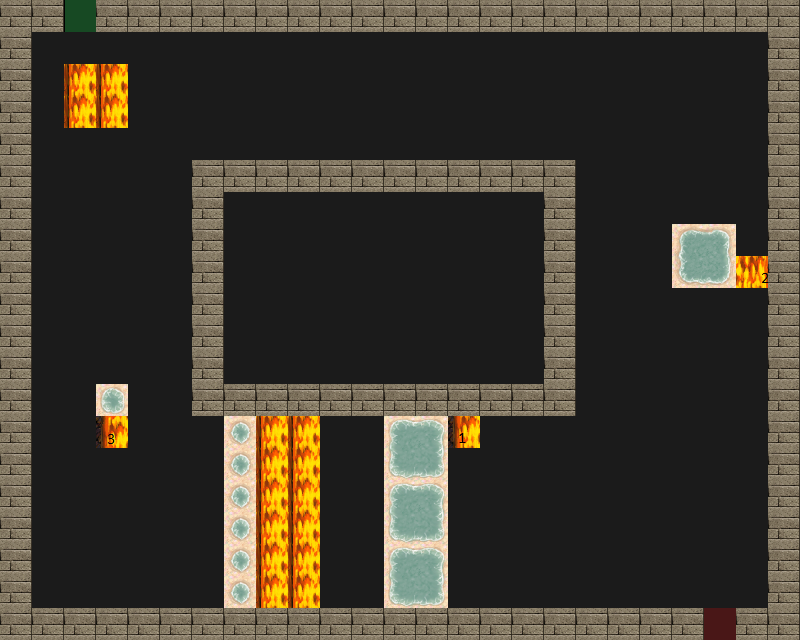

Tiled map render using the project's own tile images. Description and the whole map definition, tile-layer contents included, below:
An orthogonal 25x20 tile map with 32x32 px tiles, 4 tile layers (Road, Trap, Wall, Utility), 4 tilesets.

<map version="1.0" tiledversion="1.1.5" orientation="orthogonal" renderorder="right-down" width="25" height="20" tilewidth="32" tileheight="32" infinite="0" nextobjectid="1">
 <tileset firstgid="1" source="untitled folder/Part C/assets/tilesets/road.tsx" />
 <tileset firstgid="2" source="untitled folder/Part C/assets/tilesets/meta.tsx" />
 <tileset firstgid="4" source="untitled folder/Part C/assets/tilesets/wallsandroofs.tsx" />
 <tileset firstgid="260" source="untitled folder/Part C/assets/tilesets/traps.tsx" />
 <layer name="Road" width="25" height="20">
  <data encoding="csv">
1,1,1,1,1,1,1,1,1,1,1,1,1,1,1,1,1,1,1,1,1,1,1,1,1,
1,1,1,1,1,1,1,1,1,1,1,1,1,1,1,1,1,1,1,1,1,1,1,1,1,
1,1,1,1,1,1,1,1,1,1,1,1,1,1,1,1,1,1,1,1,1,1,1,1,1,
1,1,1,1,1,1,1,1,1,1,1,1,1,1,1,1,1,1,1,1,1,1,1,1,1,
1,1,1,1,1,1,1,1,1,1,1,1,1,1,1,1,1,1,1,1,1,1,1,1,1,
1,1,1,1,1,1,1,1,1,1,1,1,1,1,1,1,1,1,1,1,1,1,1,1,1,
1,1,1,1,1,1,1,1,1,1,1,1,1,1,1,1,1,1,1,1,1,1,1,1,1,
1,1,1,1,1,1,1,1,1,1,1,1,1,1,1,1,1,1,1,1,1,1,1,1,1,
1,1,1,1,1,1,1,1,1,1,1,1,1,1,1,1,1,1,1,1,1,1,1,1,1,
1,1,1,1,1,1,1,1,1,1,1,1,1,1,1,1,1,1,1,1,1,1,1,1,1,
1,1,1,1,1,1,1,1,1,1,1,1,1,1,1,1,1,1,1,1,1,1,1,1,1,
1,1,1,1,1,1,1,1,1,1,1,1,1,1,1,1,1,1,1,1,1,1,1,1,1,
1,1,1,1,1,1,1,1,1,1,1,1,1,1,1,1,1,1,1,1,1,1,1,1,1,
1,1,1,1,1,1,1,1,1,1,1,1,1,1,1,1,1,1,1,1,1,1,1,1,1,
1,1,1,1,1,1,1,1,1,1,1,1,1,1,1,1,1,1,1,1,1,1,1,1,1,
1,1,1,1,1,1,1,1,1,1,1,1,1,1,1,1,1,1,1,1,1,1,1,1,1,
1,1,1,1,1,1,1,1,1,1,1,1,1,1,1,1,1,1,1,1,1,1,1,1,1,
1,1,1,1,1,1,1,1,1,1,1,1,1,1,1,1,1,1,1,1,1,1,1,1,1,
1,1,1,1,1,1,1,1,1,1,1,1,1,1,1,1,1,1,1,1,1,1,1,1,1,
1,1,1,1,1,1,1,1,1,1,1,1,1,1,1,1,1,1,1,1,1,1,1,1,1
</data>
 </layer>
 <layer name="Trap" width="25" height="20">
  <data encoding="csv">
0,0,0,0,0,0,0,0,0,0,0,0,0,0,0,0,0,0,0,0,0,0,0,0,0,
0,0,0,0,0,0,0,0,0,0,0,0,0,0,0,0,0,0,0,0,0,0,0,0,0,
0,0,418,418,0,0,0,0,0,0,0,0,0,0,0,0,0,0,0,0,0,0,0,0,0,
0,0,418,418,0,0,0,0,0,0,0,0,0,0,0,0,0,0,0,0,0,0,0,0,0,
0,0,0,0,0,0,0,0,0,0,0,0,0,0,0,0,0,0,0,0,0,0,0,0,0,
0,0,0,0,0,0,0,0,0,0,0,0,0,0,0,0,0,0,0,0,0,0,0,0,0,
0,0,0,0,0,0,0,0,0,0,0,0,0,0,0,0,0,0,0,0,0,0,0,0,0,
0,0,0,0,0,0,0,0,0,0,0,0,0,0,0,0,0,0,0,0,0,332,333,0,0,
0,0,0,0,0,0,0,0,0,0,0,0,0,0,0,0,0,0,0,0,0,348,349,417,0,
0,0,0,0,0,0,0,0,0,0,0,0,0,0,0,0,0,0,0,0,0,0,0,0,0,
0,0,0,0,0,0,0,0,0,0,0,0,0,0,0,0,0,0,0,0,0,0,0,0,0,
0,0,0,0,0,0,0,0,0,0,0,0,0,0,0,0,0,0,0,0,0,0,0,0,0,
0,0,0,318,0,0,0,0,0,0,0,0,0,0,0,0,0,0,0,0,0,0,0,0,0,
0,0,0,432,0,0,0,316,418,418,0,0,334,335,416,0,0,0,0,0,0,0,0,0,0,
0,0,0,0,0,0,0,316,418,418,0,0,350,351,0,0,0,0,0,0,0,0,0,0,0,
0,0,0,0,0,0,0,316,418,418,0,0,334,335,0,0,0,0,0,0,0,0,0,0,0,
0,0,0,0,0,0,0,316,418,418,0,0,350,351,0,0,0,0,0,0,0,0,0,0,0,
0,0,0,0,0,0,0,316,418,418,0,0,334,335,0,0,0,0,0,0,0,0,0,0,0,
0,0,0,0,0,0,0,316,418,418,0,0,350,351,0,0,0,0,0,0,0,0,0,0,0,
0,0,0,0,0,0,0,0,0,0,0,0,0,0,0,0,0,0,0,0,0,0,0,0,0
</data>
 </layer>
 <layer name="Wall" width="25" height="20">
  <data encoding="csv">
70,70,0,70,70,70,70,70,70,70,70,70,70,70,70,70,70,70,70,70,70,70,70,70,70,
70,0,0,0,0,0,0,0,0,0,0,0,0,0,0,0,0,0,0,0,0,0,0,0,70,
70,0,0,0,0,0,0,0,0,0,0,0,0,0,0,0,0,0,0,0,0,0,0,0,70,
70,0,0,0,0,0,0,0,0,0,0,0,0,0,0,0,0,0,0,0,0,0,0,0,70,
70,0,0,0,0,0,0,0,0,0,0,0,0,0,0,0,0,0,0,0,0,0,0,0,70,
70,0,0,0,0,0,70,70,70,70,70,70,70,70,70,70,70,70,0,0,0,0,0,0,70,
70,0,0,0,0,0,70,0,0,0,0,0,0,0,0,0,0,70,0,0,0,0,0,0,70,
70,0,0,0,0,0,70,0,0,0,0,0,0,0,0,0,0,70,0,0,0,0,0,0,70,
70,0,0,0,0,0,70,0,0,0,0,0,0,0,0,0,0,70,0,0,0,0,0,0,70,
70,0,0,0,0,0,70,0,0,0,0,0,0,0,0,0,0,70,0,0,0,0,0,0,70,
70,0,0,0,0,0,70,0,0,0,0,0,0,0,0,0,0,70,0,0,0,0,0,0,70,
70,0,0,0,0,0,70,0,0,0,0,0,0,0,0,0,0,70,0,0,0,0,0,0,70,
70,0,0,0,0,0,70,70,70,70,70,70,70,70,70,70,70,70,0,0,0,0,0,0,70,
70,0,0,0,0,0,0,0,0,0,0,0,0,0,0,0,0,0,0,0,0,0,0,0,70,
70,0,0,0,0,0,0,0,0,0,0,0,0,0,0,0,0,0,0,0,0,0,0,0,70,
70,0,0,0,0,0,0,0,0,0,0,0,0,0,0,0,0,0,0,0,0,0,0,0,70,
70,0,0,0,0,0,0,0,0,0,0,0,0,0,0,0,0,0,0,0,0,0,0,0,70,
70,0,0,0,0,0,0,0,0,0,0,0,0,0,0,0,0,0,0,0,0,0,0,0,70,
70,0,0,0,0,0,0,0,0,0,0,0,0,0,0,0,0,0,0,0,0,0,0,0,70,
70,70,70,70,70,70,70,70,70,70,70,70,70,70,70,70,70,70,70,70,70,70,0,70,70
</data>
 </layer>
 <layer name="Utility" width="25" height="20">
  <data encoding="csv">
0,0,3,0,0,0,0,0,0,0,0,0,0,0,0,0,0,0,0,0,0,0,0,0,0,
0,0,0,0,0,0,0,0,0,0,0,0,0,0,0,0,0,0,0,0,0,0,0,0,0,
0,0,0,0,0,0,0,0,0,0,0,0,0,0,0,0,0,0,0,0,0,0,0,0,0,
0,0,0,0,0,0,0,0,0,0,0,0,0,0,0,0,0,0,0,0,0,0,0,0,0,
0,0,0,0,0,0,0,0,0,0,0,0,0,0,0,0,0,0,0,0,0,0,0,0,0,
0,0,0,0,0,0,0,0,0,0,0,0,0,0,0,0,0,0,0,0,0,0,0,0,0,
0,0,0,0,0,0,0,0,0,0,0,0,0,0,0,0,0,0,0,0,0,0,0,0,0,
0,0,0,0,0,0,0,0,0,0,0,0,0,0,0,0,0,0,0,0,0,0,0,0,0,
0,0,0,0,0,0,0,0,0,0,0,0,0,0,0,0,0,0,0,0,0,0,0,0,0,
0,0,0,0,0,0,0,0,0,0,0,0,0,0,0,0,0,0,0,0,0,0,0,0,0,
0,0,0,0,0,0,0,0,0,0,0,0,0,0,0,0,0,0,0,0,0,0,0,0,0,
0,0,0,0,0,0,0,0,0,0,0,0,0,0,0,0,0,0,0,0,0,0,0,0,0,
0,0,0,0,0,0,0,0,0,0,0,0,0,0,0,0,0,0,0,0,0,0,0,0,0,
0,0,0,0,0,0,0,0,0,0,0,0,0,0,0,0,0,0,0,0,0,0,0,0,0,
0,0,0,0,0,0,0,0,0,0,0,0,0,0,0,0,0,0,0,0,0,0,0,0,0,
0,0,0,0,0,0,0,0,0,0,0,0,0,0,0,0,0,0,0,0,0,0,0,0,0,
0,0,0,0,0,0,0,0,0,0,0,0,0,0,0,0,0,0,0,0,0,0,0,0,0,
0,0,0,0,0,0,0,0,0,0,0,0,0,0,0,0,0,0,0,0,0,0,0,0,0,
0,0,0,0,0,0,0,0,0,0,0,0,0,0,0,0,0,0,0,0,0,0,0,0,0,
0,0,0,0,0,0,0,0,0,0,0,0,0,0,0,0,0,0,0,0,0,0,2,0,0
</data>
 </layer>
</map>
